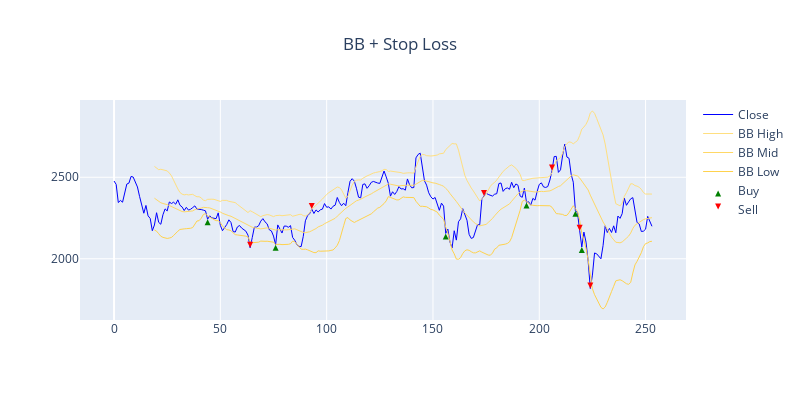

The notebook cell saved with this chart:
### Code cell
#  Perform analysis
investment = 1000
df = load_historic_data('BKNG')
df.reset_index(inplace=True)
df = calculate_bollinger_bands(df)
df = apply_strategy_rules(df)
entry_prices, exit_prices = execute_strategy(df)
profit_or_loss = calculate_strategy_profit(investment, entry_prices, exit_prices)
buy_hold_profit = calculate_buy_hold_profit(investment, df)
plot_graph(df, entry_prices, exit_prices)

### Figure 1 — Plotly figure (JSON) as saved in the notebook; plotly's stock layout.template omitted (floating-point values rounded to 4 significant figures; data arrays with more than 128 entries replaced by an {"elided": "..."} marker saying what was removed)
{"data": [{"line": {"color": "blue", "width": 1}, "name": "Close", "type": "scatter", "x": {"elided": "254 int values"}, "xaxis": "x", "y": {"elided": "254 float values"}, "yaxis": "y"}, {"line": {"color": "#ffdf80", "width": 1}, "name": "BB High", "type": "scatter", "x": {"elided": "254 int values"}, "xaxis": "x", "y": {"elided": "254 float values"}, "yaxis": "y"}, {"line": {"color": "#ffd866", "width": 1}, "name": "BB Mid", "type": "scatter", "x": {"elided": "254 int values"}, "xaxis": "x", "y": {"elided": "254 float values"}, "yaxis": "y"}, {"line": {"color": "#ffd24d", "width": 1}, "name": "BB Low", "type": "scatter", "x": {"elided": "254 int values"}, "xaxis": "x", "y": {"elided": "254 float values"}, "yaxis": "y"}, {"marker": {"color": "green", "symbol": "arrow-up"}, "mode": "markers", "name": "Buy", "type": "scatter", "x": {"elided": "254 int values"}, "y": {"elided": "254 float values"}}, {"marker": {"color": "red", "symbol": "arrow-down"}, "mode": "markers", "name": "Sell", "type": "scatter", "x": {"elided": "254 int values"}, "y": {"elided": "254 float values"}}], "layout": {"autosize": false, "height": 400, "title": {"text": "BB + Stop Loss", "x": 0.5}, "width": 800, "xaxis": {"anchor": "y", "domain": [0, 1]}, "yaxis": {"anchor": "x", "domain": [0, 1]}}}
